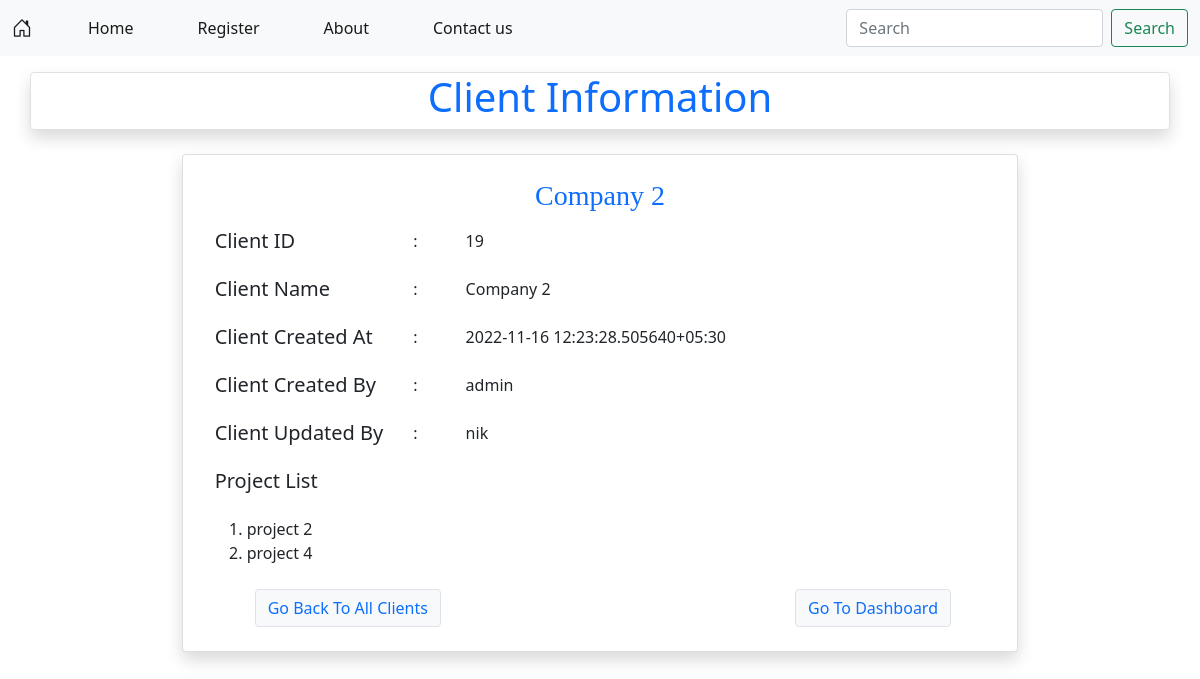
Screenshot of /client_details/19 with the database file from the repository.
### Nimap_app/models.py (models this page shows, shortened)
class ClientModel(models.Model):
    client_name = models.CharField(max_length=100,unique=True)
    created_at = models.CharField(max_length=100,blank=True)
    created_by = models.CharField(max_length=100,blank=True)
    updated_by = models.CharField(max_length=100,blank=True)
    updated_at = models.CharField(max_length=100,blank=True)

class ProjectModel(models.Model):
    p_name = models.CharField(max_length=100)
    client_name = models.CharField(max_length=100)
    p_created_at = models.CharField(max_length=100,blank=True)
    p_created_by = models.CharField(max_length=100,blank=True)
    users_assign = models.TextField()
    def __str__(self):
        return self.p_name

### Nimap_app/views.py (the view, shortened to what this page needs)
# urls.py: path('client_details/<int:pk>',views.client_details.as_view(),name='client_details'),
class client_details(View):
    def get(self,request,pk):
        data = ClientModel.objects.get(id=pk)
        client_name = data.client_name
        projects = ProjectModel.objects.filter(client_name = client_name)
        print(projects)
        return render(request,'Nimap_temp/client_details.html',{'data':data,'projects':projects})

### templates/Nimap_temp/client_details.html (shortened to what this page needs)
{% extends 'Nimap_temp/base.html' %}
{% load static %}
{% block body %}
<div>
    <div class="container text-center border mt-3 shadow rounded text-primary">
        <h1>Client Information</h1>
    </div>
    <div class=" container mt-3 p-2 rounded">
        <div class="row">
            <div class="col-1">
            </div>
            <div class="col-10">
                <div class="card ms-5 me-5 mb-5 p-4 shadow rounded">
                    <div class="text-center text-primary" style="font-family:cursive ;"><h3>{{data.client_name}}</h3></div>
                    <div class="m-2">
                        <div class="row">
                            <div class="col-3">
                                <h5 class="" style="display:inline-block ;">Client ID</h5>
                            </div>
                            <div class="col-9">
                                :<p class="d-inline ms-5">{{data.id}}</p>
                            </div>
                        </div>
                    </div>
                    <div class="m-2">
                        <div class="row">
                            <div class="col-3">
                                <h5 class="" style="display:inline-block ;">Client Name</h5>
                            </div>
                            <div class="col-9">
                                :<p class="d-inline ms-5">{{data.client_name}}</p>
                            </div>
                        </div>
                    </div>
                    <div class="m-2">
                        <div class="row">
                            <div class="col-3">
                                <h5 class="" style="display:inline-block ;">Client Created At</h5>
                            </div>
                            <div class="col-9">
                                :<p class="d-inline ms-5">{{data.created_at}}</p>
                            </div>
                        </div>
                    </div>
                    <div class="m-2">
                        <div class="row">
                            <div class="col-3">
                                <h5 class="" style="display:inline-block ;">Client Created By</h5>
                            </div>
                            <div class="col-9">
                                :<p class="d-inline ms-5">{{data.created_by}}</p>
                            </div>
                        </div>
                    </div>
                    <div class="m-2">
                        <div class="row">
                            {% if data.updated_by %}
                            <div class="col-3">
                                <h5 class="" style="display:inline-block ;">Client Updated By</h5>
                            </div>
                            <div class="col-9">
                                :<p class="d-inline ms-5">{{data.updated_by}}</p>
                            </div>
                            {% endif %}
                        </div>
                    </div>
                    <div class="m-2">
                        <h5>Project List </h5>
                    </div>
                    <div class="m-2">
                        <ol>
                            {% for p in projects %}
                            <li>{{p.p_name}}</li>
                            {% endfor %}
                        </ol>
                    </div>
                    <div>
                        <div class="row">
                            <div class="col-4">
                                <a href="{% url 'all_clients' %}" class="ms-5 btn btn-light text-primary border">Go Back To All Clients</a>
                            </div>
                            <div class="col-4">
                            </div>
                            <div class="col-4">
                                <a href="{% url 'dashboard' %}" class="ms-5 btn btn-light text-primary border">Go To Dashboard</a>
                            </div>
                        </div>
                    </div>
                </div>
            </div>
        </div>
    </div>
</div>
{% endblock body %}

### rows the page displays
ClientModel: client_name "Company 2", id "19", created_at "2022-11-16 12:23:28.505640+05:30", created_by "admin", updated_by "nik"
ProjectModel: p_name "project 2"
ProjectModel: p_name "project 4"
